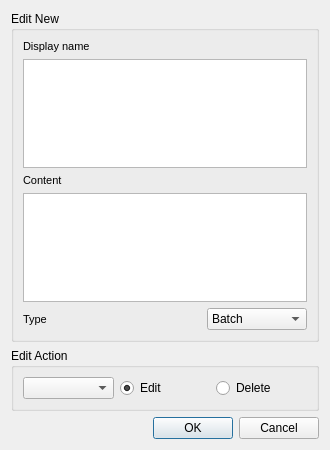
<?xml version="1.0" encoding="UTF-8"?>
<ui version="4.0">
 <class>home_button_settings</class>
 <widget class="QDialog" name="home_button_settings">
  <property name="geometry">
   <rect>
    <x>0</x>
    <y>0</y>
    <width>330</width>
    <height>450</height>
   </rect>
  </property>
  <property name="minimumSize">
   <size>
    <width>330</width>
    <height>450</height>
   </size>
  </property>
  <property name="maximumSize">
   <size>
    <width>99999</width>
    <height>99999</height>
   </size>
  </property>
  <property name="windowTitle">
   <string>Home Button Settings</string>
  </property>
  <layout class="QVBoxLayout" name="verticalLayout">
   <item>
    <widget class="QGroupBox" name="edit_group">
     <property name="title">
      <string>Edit New</string>
     </property>
     <layout class="QVBoxLayout" name="verticalLayout_2">
      <item>
       <widget class="QLabel" name="title_label">
        <property name="minimumSize">
         <size>
          <width>100</width>
          <height>0</height>
         </size>
        </property>
        <property name="maximumSize">
         <size>
          <width>16777215</width>
          <height>20</height>
         </size>
        </property>
        <property name="font">
         <font>
          <pointsize>8</pointsize>
         </font>
        </property>
        <property name="text">
         <string>Display name</string>
        </property>
       </widget>
      </item>
      <item>
       <widget class="QTextEdit" name="title_text">
        <property name="minimumSize">
         <size>
          <width>0</width>
          <height>20</height>
         </size>
        </property>
        <property name="maximumSize">
         <size>
          <width>16777215</width>
          <height>99999</height>
         </size>
        </property>
        <property name="font">
         <font>
          <pointsize>8</pointsize>
         </font>
        </property>
       </widget>
      </item>
      <item>
       <widget class="QLabel" name="content_label">
        <property name="minimumSize">
         <size>
          <width>0</width>
          <height>0</height>
         </size>
        </property>
        <property name="maximumSize">
         <size>
          <width>16777215</width>
          <height>20</height>
         </size>
        </property>
        <property name="font">
         <font>
          <pointsize>8</pointsize>
         </font>
        </property>
        <property name="text">
         <string>Content</string>
        </property>
       </widget>
      </item>
      <item>
       <widget class="QTextEdit" name="content_text">
        <property name="minimumSize">
         <size>
          <width>0</width>
          <height>20</height>
         </size>
        </property>
        <property name="maximumSize">
         <size>
          <width>16777215</width>
          <height>99999</height>
         </size>
        </property>
        <property name="font">
         <font>
          <pointsize>8</pointsize>
         </font>
        </property>
       </widget>
      </item>
      <item>
       <layout class="QHBoxLayout" name="type_layout">
        <item>
         <widget class="QLabel" name="type_label">
          <property name="minimumSize">
           <size>
            <width>0</width>
            <height>0</height>
           </size>
          </property>
          <property name="font">
           <font>
            <pointsize>8</pointsize>
           </font>
          </property>
          <property name="text">
           <string>Type</string>
          </property>
         </widget>
        </item>
        <item>
         <widget class="QComboBox" name="type_choice">
          <property name="maximumSize">
           <size>
            <width>100</width>
            <height>16777215</height>
           </size>
          </property>
          <item>
           <property name="text">
            <string>Batch</string>
           </property>
          </item>
          <item>
           <property name="text">
            <string>Command</string>
           </property>
          </item>
         </widget>
        </item>
       </layout>
      </item>
     </layout>
    </widget>
   </item>
   <item>
    <widget class="QGroupBox" name="option_group">
     <property name="title">
      <string>Edit Action</string>
     </property>
     <layout class="QVBoxLayout" name="verticalLayout_3">
      <item>
       <layout class="QHBoxLayout" name="option_layout">
        <item>
         <widget class="QComboBox" name="option_choice">
          <property name="maximumSize">
           <size>
            <width>100</width>
            <height>16777215</height>
           </size>
          </property>
         </widget>
        </item>
        <item>
         <widget class="QRadioButton" name="edit_radio">
          <property name="text">
           <string>Edit</string>
          </property>
          <property name="checked">
           <bool>true</bool>
          </property>
         </widget>
        </item>
        <item>
         <widget class="QRadioButton" name="delete_radio">
          <property name="text">
           <string>Delete</string>
          </property>
         </widget>
        </item>
       </layout>
      </item>
     </layout>
    </widget>
   </item>
   <item>
    <widget class="QDialogButtonBox" name="buttonBox">
     <property name="orientation">
      <enum>Qt::Horizontal</enum>
     </property>
     <property name="standardButtons">
      <set>QDialogButtonBox::Cancel|QDialogButtonBox::Ok</set>
     </property>
    </widget>
   </item>
  </layout>
 </widget>
 <resources/>
 <connections>
  <connection>
   <sender>buttonBox</sender>
   <signal>accepted()</signal>
   <receiver>home_button_settings</receiver>
   <slot>accept()</slot>
   <hints>
    <hint type="sourcelabel">
     <x>248</x>
     <y>254</y>
    </hint>
    <hint type="destinationlabel">
     <x>157</x>
     <y>274</y>
    </hint>
   </hints>
  </connection>
  <connection>
   <sender>buttonBox</sender>
   <signal>rejected()</signal>
   <receiver>home_button_settings</receiver>
   <slot>reject()</slot>
   <hints>
    <hint type="sourcelabel">
     <x>316</x>
     <y>260</y>
    </hint>
    <hint type="destinationlabel">
     <x>286</x>
     <y>274</y>
    </hint>
   </hints>
  </connection>
 </connections>
</ui>
